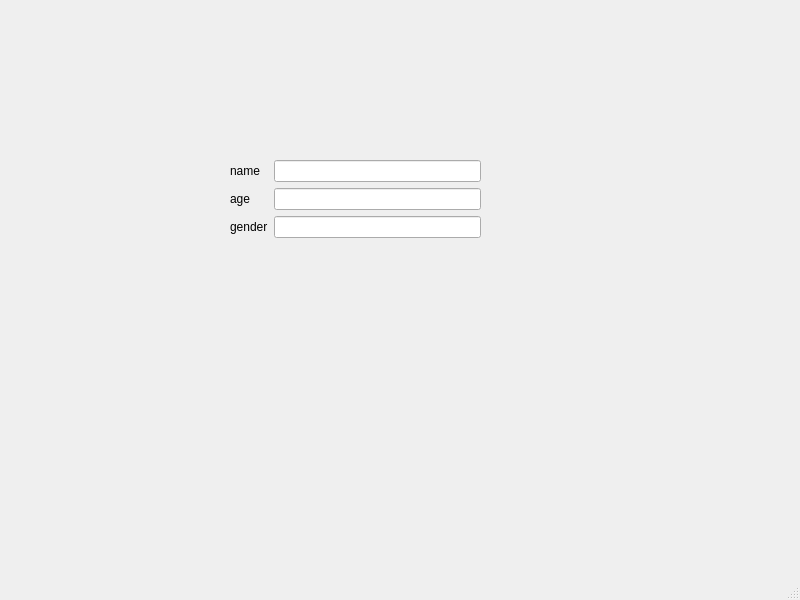
<?xml version="1.0" encoding="UTF-8"?>
<ui version="4.0">
 <class>MainWindow</class>
 <widget class="QMainWindow" name="MainWindow">
  <property name="geometry">
   <rect>
    <x>0</x>
    <y>0</y>
    <width>800</width>
    <height>600</height>
   </rect>
  </property>
  <property name="windowTitle">
   <string>MainWindow</string>
  </property>
  <widget class="QWidget" name="centralwidget">
   <widget class="QWidget" name="">
    <property name="geometry">
     <rect>
      <x>230</x>
      <y>160</y>
      <width>251</width>
      <height>101</height>
     </rect>
    </property>
    <layout class="QFormLayout" name="formLayout">
     <item row="0" column="0">
      <widget class="QLabel" name="name_lable">
       <property name="text">
        <string>name</string>
       </property>
      </widget>
     </item>
     <item row="1" column="0">
      <widget class="QLabel" name="age_label">
       <property name="text">
        <string>age</string>
       </property>
      </widget>
     </item>
     <item row="2" column="0">
      <widget class="QLabel" name="label_3">
       <property name="text">
        <string>gender</string>
       </property>
      </widget>
     </item>
     <item row="0" column="1">
      <widget class="QLineEdit" name="lineEdit"/>
     </item>
     <item row="1" column="1">
      <widget class="QLineEdit" name="lineEdit_2"/>
     </item>
     <item row="2" column="1">
      <widget class="QLineEdit" name="lineEdit_3"/>
     </item>
    </layout>
   </widget>
  </widget>
  <widget class="QMenuBar" name="menubar">
   <property name="geometry">
    <rect>
     <x>0</x>
     <y>0</y>
     <width>800</width>
     <height>23</height>
    </rect>
   </property>
  </widget>
  <widget class="QStatusBar" name="statusbar"/>
 </widget>
 <resources/>
 <connections/>
</ui>
